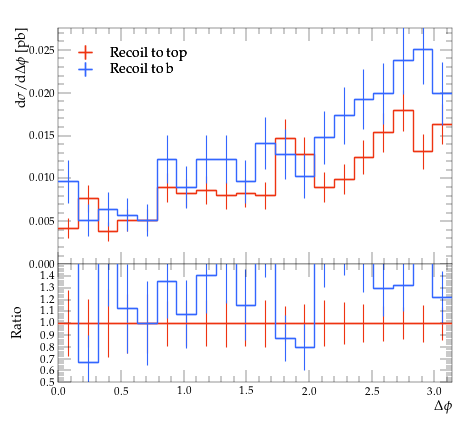

Write Python code to recreate this figure.
#! /usr/bin/env python

# This Python script was auto-generated using YODA v2.0.2.
# Analysis object: /MC_TTBAR/onelep_jetb_1_W_dphi
# Timestamp: 31-07-2026 (12:23:22)

import matplotlib as mpl
import matplotlib.pyplot as plt
mpl.use('Agg') # comment out for interactive use
import os
import numpy as np

plotDir = os.path.split(os.path.realpath(__file__))[0]
if 'YODA_USER_PLOT_PATH' in globals():
    plot_outdir = globals()['YODA_USER_PLOT_PATH']
else:
    plot_outdir = plotDir

#plot style
plt.style.use(os.path.join(plotDir, '../default.mplstyle'))
# plot metadata
figW, figH = plt.rcParams['figure.figsize']
ax_xLabel = r'$\Delta \phi$'
ax_yLabel = r'$\mathrm{d}\sigma/\mathrm{d}\Delta \phi$ [pb]'
ax_title  = r''
ax_xScale = 'linear'
ax_yScale = 'linear'
xLims = (0.0, 3.141593)
yLims = (0.0, 0.027580982000000004)

# TeX-friendly labels for the legend
labels = {
    'legend' : ([ r"Recoil to top", r"Recoil to b" ], r""),
}

# Adjust canvas width and height
canvasW = 10.0
canvasH = 9.0
figW *= canvasW/10.
figH *= canvasH/9.

# Create figure and axis objects
fig, (ax, ratio0_ax) = plt.subplots(2, 1, sharex=True,
                  figsize=(figW,figH), gridspec_kw={'height_ratios': (6.0, 3.0)})

# Set figure margins
plt.subplots_adjust(
    left   = 1.0 * plt.rcParams['figure.subplot.left'],
    right  = 1.0 * plt.rcParams['figure.subplot.right'],
    top    = 1.0 * plt.rcParams['figure.subplot.top'],
    bottom = 1.0 * plt.rcParams['figure.subplot.bottom'])

ratio0_ax.yaxis.set_major_locator(mpl.ticker.MultipleLocator(0.1))
ratio0_ax.set_ylim(0.5, 1.4999)
ratio0_ax.set_ylabel('Ratio')

# the numerical data is stored in a separate file
dataf = dict()
prefix = os.path.split(__file__)[0]
if prefix:    prefix = prefix + '/'
exec(open(prefix+'onelep_jetb_1_W_dphi__data.py').read(), dataf)


legend_handles = dict() # keep track of handles for the legend

# style options for curves
# starts at zorder>=5 to draw curve on top of legend
styles = {
  'recoil_t': {
    'color' : '#EE3311',
    'linestyle' : '-',
    'linewidth' : 1,
    'marker' : 'none',
    'markersize' : 2,
    'capsize' : 0.0,
    'zorder' : 5,
    'histstyle' : 1,
    'drawstyle' : 'steps-pre',
    'xerrorbars' : 1,
    'yerrorbars' : 1,
    'fillcolor' : None,
    'fillopacity' : 1.0,
    'ratio0_linestyle' : '-',
    'ratio0_linewidth' : 1,
    'ratio0_marker' : 'none',
    'ratio0_markersize' : 2,
    'ratio0_capsize' : 0.0,
    'ratio0_zorder' : 5,
    'ratio0_histstyle' : 1,
    'ratio0_drawstyle' : 'steps-pre',
    'ratio0_xerrorbars' : 1,
    'ratio0_yerrorbars' : 1,
  },
  'recoil_b': {
    'color' : '#3366FF',
    'linestyle' : '-',
    'linewidth' : 1,
    'marker' : 'none',
    'markersize' : 2,
    'capsize' : 0.0,
    'zorder' : 6,
    'histstyle' : 1,
    'drawstyle' : 'steps-pre',
    'xerrorbars' : 1,
    'yerrorbars' : 1,
    'fillcolor' : None,
    'fillopacity' : 1.0,
    'ratio0_linestyle' : '-',
    'ratio0_linewidth' : 1,
    'ratio0_marker' : 'none',
    'ratio0_markersize' : 2,
    'ratio0_capsize' : 0.0,
    'ratio0_zorder' : 6,
    'ratio0_histstyle' : 1,
    'ratio0_drawstyle' : 'steps-pre',
    'ratio0_xerrorbars' : 1,
    'ratio0_yerrorbars' : 1,
  },
}

# curve from input yoda files in main panel
for label, yvals in dataf['yvals'].items():
    if all(np.isnan(v) for v in dataf['yvals'][label]):
        continue
    tmp = None
    if styles[label]['histstyle']: # draw as histogram
        xpos = dataf['xedges'][label] if styles[label]['drawstyle'] else dataf['xpoints'][label]
        ypos = np.insert(yvals, 0, yvals[0]) if styles[label]['drawstyle'] else yvals
        if styles[label]['fillcolor']: # fill area below curve
            ax.fill_between(xpos, ypos, step='pre',
                            color=styles[label]['fillcolor'],
                            alpha=styles[label]['fillopacity'])
        tmp, = ax.plot(xpos, ypos,
                       color=styles[label]['color'],
                       linestyle=styles[label]['linestyle'],
                       linewidth=styles[label]['linewidth'],
                       drawstyle=styles[label]['drawstyle'], solid_joinstyle='miter',
                       zorder=styles[label]['zorder'], label=label)
    tmp = ax.errorbar(dataf['xpoints'][label], yvals,
                      xerr=np.array(dataf['xerrs'][label])*styles[label]['xerrorbars'],
                      yerr=np.array(dataf['yerrs'][label])*styles[label]['yerrorbars'],
                      fmt=styles[label]['marker'], capsize=styles[label]['capsize'],
                      markersize=styles[label]['markersize'],
                      ecolor=styles[label]['color'],
                      color=styles[label]['color'], zorder=styles[label]['zorder'])
    tmp[-1][0].set_linestyle(styles[label]['linestyle'])
    tmp[-1][0].set_linewidth(styles[label]['linewidth'])
    if label in dataf['add_legend_handle']:  legend_handles[label] = tmp
    for varLabel in dataf['variation_yvals'].keys():
        if varLabel.startswith(label):
            tmp, = ax.plot(dataf['xedges'][label], dataf['variation_yvals'][varLabel],
                           color=styles[label]['color'],
                           linestyle=styles[label]['linestyle'],
                           linewidth=styles[label]['linewidth'],
                           drawstyle='steps-pre', solid_joinstyle='miter',
                           zorder=styles[label]['zorder'], alpha=0.5)


# plots on ratio panel
# curve from input yoda files in ratio panel
for label, yvals in dataf['ratio0_yvals'].items():
    if all(np.isnan(v) for v in yvals):
        continue
    if styles[label]['ratio0_histstyle']: # plot as histogram
        xpos = dataf['xedges']['recoil_t'] if styles[label]['ratio0_drawstyle'] else dataf['xpoints']['recoil_t']
        ypos = np.insert(yvals, 0, yvals[0]) if styles[label]['ratio0_drawstyle'] else yvals
        ratio0_ax.plot(xpos, ypos,
                       color=styles[label]['color'],
                       linewidth=styles[label]['linewidth'],
                       linestyle=styles[label]['ratio0_linestyle'],
                       drawstyle=styles[label]['ratio0_drawstyle'], zorder=styles[label]['zorder'],
                       solid_joinstyle='miter')
    tmp = ratio0_ax.errorbar(dataf['xpoints']['recoil_t'], yvals,
                             xerr=np.array(dataf['ref_xerrs'])*styles[label]['ratio0_xerrorbars'],
                             yerr=np.array(dataf['ratio0_yerrs'][label])*styles[label]['ratio0_yerrorbars'],
                             fmt=styles[label]['ratio0_marker'], capsize=styles[label]['ratio0_capsize'],
                             markersize=styles[label]['ratio0_markersize'],
                             ecolor=styles[label]['color'],
                             color=styles[label]['color'])
    tmp[-1][0].set_linestyle(styles[label]['ratio0_linestyle'])
    tmp[-1][0].set_linewidth(styles[label]['ratio0_linewidth'])

    for varlabel in dataf['ratio0_variation_vals'].keys():
        if varlabel.startswith(label):
            ratio0_ax.plot(dataf['xedges']['recoil_t'],
                            dataf['ratio0_variation_vals'][varlabel],
                            color=styles[label]['color'],
                            linestyle=styles[label]['linestyle'],
                            linewidth=styles[label]['linewidth'],
                            drawstyle='steps-pre', solid_joinstyle='miter',
                            zorder=1, alpha=0.5)

legend_items = list(legend_handles.values())
ax.add_artist(ax.legend(legend_items,
                        labels['legend'][0],
                        title=labels['legend'][1],
                        alignment='left',
                        loc='upper left',
                        bbox_to_anchor=(0.0, 0.97)))

# set plot metadata as defined above
ratio0_ax.set_xlabel(ax_xLabel)
ratio0_ax.xaxis.set_label_coords(1., -0.15)
ax.set_ylabel(ax_yLabel, ha='right', va='top')
ax.yaxis.set_label_coords(-0.11, 1.0)
ax.set_title(ax_title, loc='left')
ax.set_xscale(ax_xScale)
ax.set_yscale(ax_yScale)
ax.set_xlim(xLims)
ax.set_ylim(yLims)

# tick formatting
plt.rcParams['xtick.top'] = True
plt.rcParams['ytick.right'] = True
fig.align_ylabels((ax, ratio0_ax))
plt.savefig(os.path.join(plot_outdir, 'onelep_jetb_1_W_dphi.pdf'), format='PDF')
plt.savefig(os.path.join(plot_outdir, 'onelep_jetb_1_W_dphi.png'), format='PNG')

plt.close(fig)
